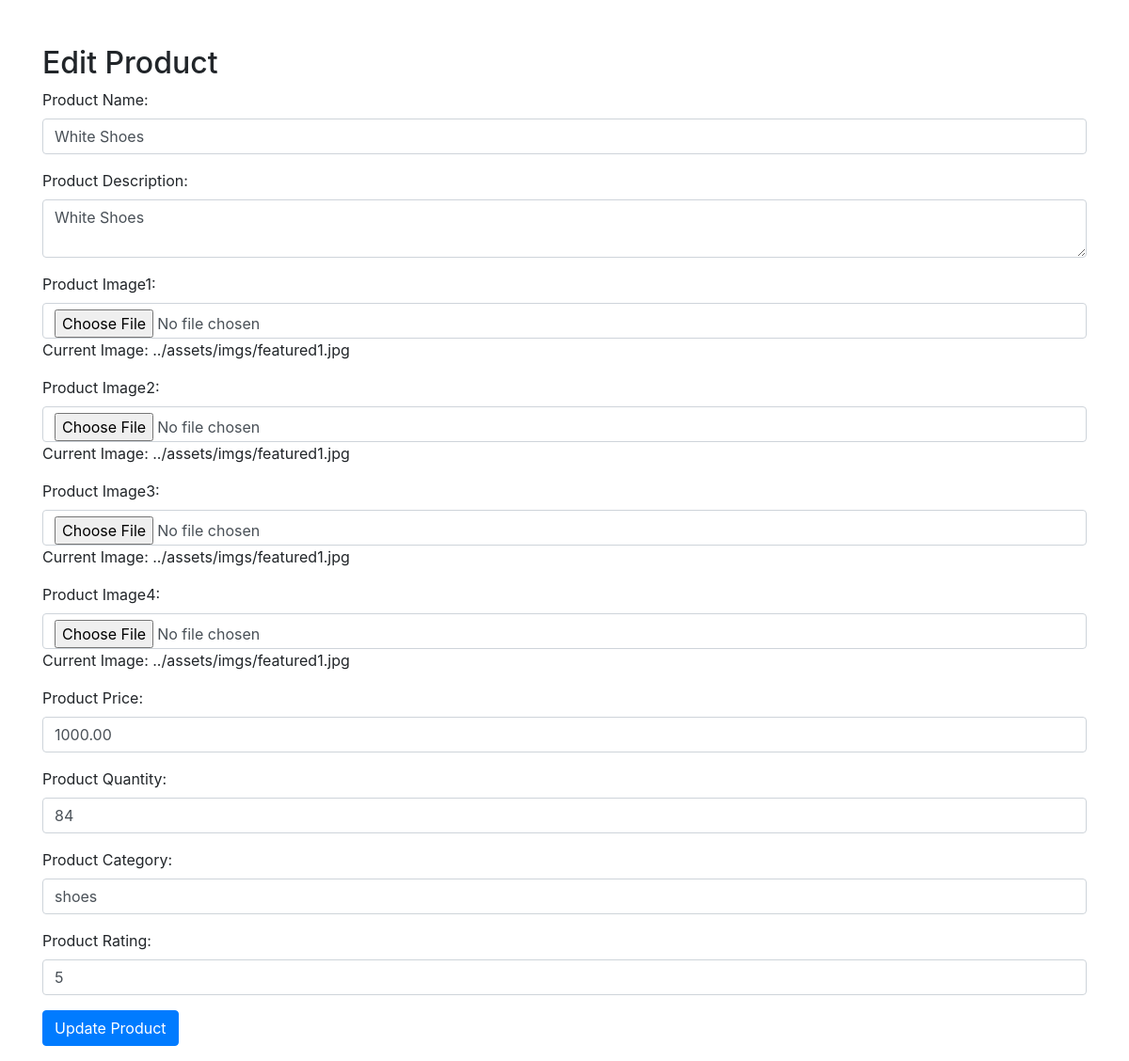
Screenshot of /admin/edit_product.php?id=1 with the database file from the repository.
### tables this page shows
CREATE TABLE `products` (
  `product_id` int(11) NOT NULL,
  `product_name` varchar(255) NOT NULL,
  `product_description` text DEFAULT NULL,
  `product_image1` text NOT NULL,
  `product_image2` text NOT NULL,
  `product_image3` text NOT NULL,
  `product_image4` text NOT NULL,
  `product_price` decimal(10,2) NOT NULL,
  `product_quantity` int(11) NOT NULL,
  `product_category` varchar(255) NOT NULL,
  `category_id` int(11) DEFAULT NULL,
  `created_at` timestamp NOT NULL DEFAULT current_timestamp(),
  `updated_at` timestamp NOT NULL DEFAULT current_timestamp() ON UPDATE current_timestamp(),
  `product_rating` int(11) DEFAULT NULL
);

### admin/edit_product.php (the view, shortened to what this page needs)
<?php
include('config.php');
$product = ['product_name' => '', 'product_description' => '', 'product_image1' => '', 'product_image2' => '', 'product_image3' => '', 'product_image4' => '', 'product_price' => '', 'product_quantity' => '', 'product_category' => '', 'product_rating' => ''];
if (isset($_GET['id'])) {
    $productId = mysqli_real_escape_string($conn, $_GET['id']);
    $query = "SELECT * FROM products WHERE product_id = '$productId'";
    $result = $conn->query($query);
    if ($result) {
        $product = $result->fetch_assoc();
    }
}
?>
<!DOCTYPE html>
<html>
<head>
    <link rel="stylesheet" href="https://maxcdn.bootstrapcdn.com/bootstrap/4.5.2/css/bootstrap.min.css">
</head>
<body>
    <div class="container mt-5">
        <h2>Edit Product</h2>
        <form action="" method="post" enctype="multipart/form-data">
            <div class="form-group">
                <label>Product Name:</label>
                <input type="text" class="form-control" name="product_name" value="<?php echo $product['product_name']; ?>" required>
            </div>
            <div class="form-group">
                <label>Product Description:</label>
                <textarea class="form-control" name="product_description" required><?php echo $product['product_description']; ?></textarea>
            </div>
            <div class="form-group">
                <label>Product Image1:</label>
                <input type="file" class="form-control" name="product_image1">
                <p>Current Image: <?php echo $product['product_image1']; ?></p>
            </div>
            <div class="form-group">
                <label>Product Image2:</label>
                <input type="file" class="form-control" name="product_image2">
                <p>Current Image: <?php echo $product['product_image2']; ?></p>
            </div>
            <div class="form-group">
                <label>Product Image3:</label>
                <input type="file" class="form-control" name="product_image3">
                <p>Current Image: <?php echo $product['product_image3']; ?></p>
            </div>
            <div class="form-group">
                <label>Product Image4:</label>
                <input type="file" class="form-control" name="product_image4">
                <p>Current Image: <?php echo $product['product_image4']; ?></p>
            </div>
            <div class="form-group">
                <label>Product Price:</label>
                <input type="number" step="0.01" class="form-control" name="product_price" value="<?php echo $product['product_price']; ?>" required>
            </div>
            <div class="form-group">
                <label>Product Quantity:</label>
                <input type="number" class="form-control" name="product_quantity" value="<?php echo $product['product_quantity']; ?>" required>
            </div>
            <div class="form-group">
                <label>Product Category:</label>
                <input type="text" class="form-control" name="product_category" value="<?php echo $product['product_category']; ?>" required>
            </div>
            <div class="form-group">
                <label>Product Rating:</label>
                <input type="number" step="0.01" class="form-control" name="product_rating" value="<?php echo $product['product_rating']; ?>" required>
            </div>
            <div class="form-group">
                <input type="submit" class="btn btn-primary" value="Update Product">
            </div>
        </form>
    </div>
</body>
</html>

### rows the page displays
products: product_name "White Shoes", product_description "White Shoes", product_image1 "../assets/imgs/featured1.jpg", product_image2 "../assets/imgs/featured1.jpg", product_image3 "../assets/imgs/featured1.jpg", product_image4 "../assets/imgs/featured1.jpg", product_price "1000.00", product_quantity "84", product_category "shoes", product_rating "5"
